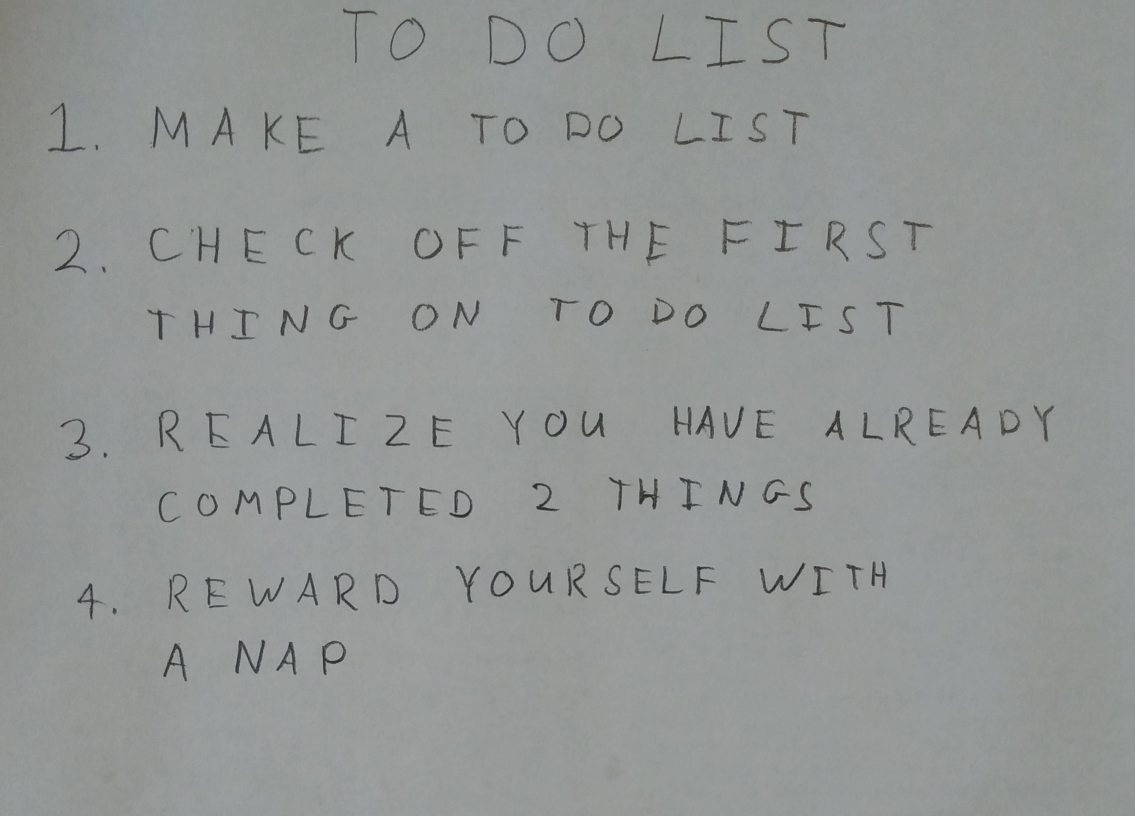
#> input picture CNN,PCA, Fine tuning,Encoders/images/01_list.jpg, 2270 x 1631 px (shown at 1/2 size); its folder holds only this picture in this run
$ python run_q4.py
#> lines starting #> are read from the running program, lines starting #| are printed output that depends on the picture; after the words box and inside, x2 and y2 are one past the last pixel; in counts of white or black regions, pixels touching at a corner belong together
### CNN,PCA, Fine tuning,Encoders/python/q4.py
import numpy as np

import skimage
import skimage.measure
import skimage.color
import skimage.restoration
import skimage.filters
import skimage.morphology
import skimage.segmentation
import matplotlib.pyplot as plt
import matplotlib.patches as patchess


# takes a color image
# returns a list of bounding boxes and black_and_white image
def findLetters(image):
    bboxes = []
    bw = None

    # processing needs gray, opening etc.
    gray = skimage.color.rgb2gray(image)


    #noise reduction
    blurred = skimage.filters.gaussian(gray, sigma=1.0)
    #plt.imshow(blurred)

    #getting thresold value based on OTSU?
    threshold = skimage.filters.threshold_otsu(blurred)
#> threshold = 0.468

    #around 0.46?
    #get value after thresolding
    binary = gray <= threshold
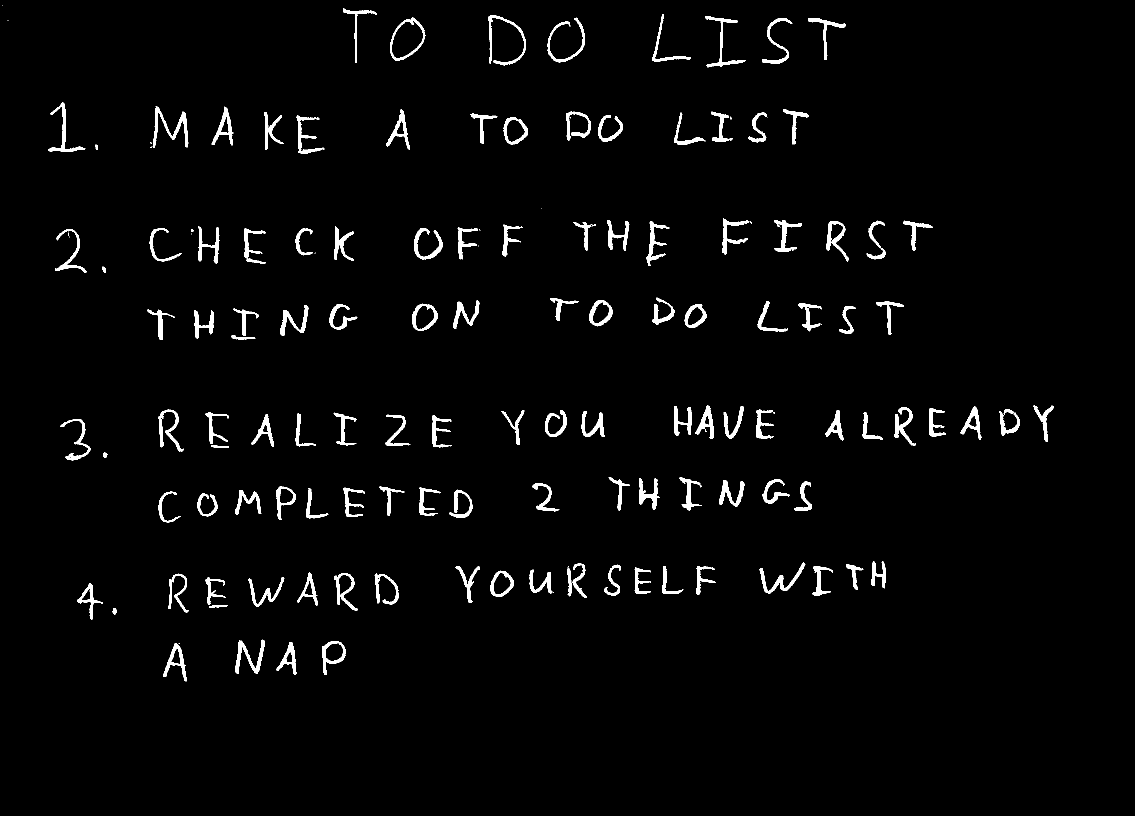
#> binary: shape (1631, 2270) bool (shown at 1/2 size); 2.5% white; 153 white regions (27 under 20 px), largest, box (x1, y1, x2, y2) and area: (305, 212, 377, 296) 1449, (471, 1279, 530, 1348) 1255, (977, 30, 1052, 131) 1231


    #erosion followed by dilation
    opening = skimage.morphology.binary_opening(binary)
#> opening: shape (1631, 2270) bool; 2.5% white; 139 white regions (13 under 20 px)


    #getting area based on connectivity with neigbouring pixels ? probably means that if the pixel
    #vlaues are same , it joins em ? since binary is only grayscale values, it's easier for grping?

    labels = skimage.measure.label(opening)
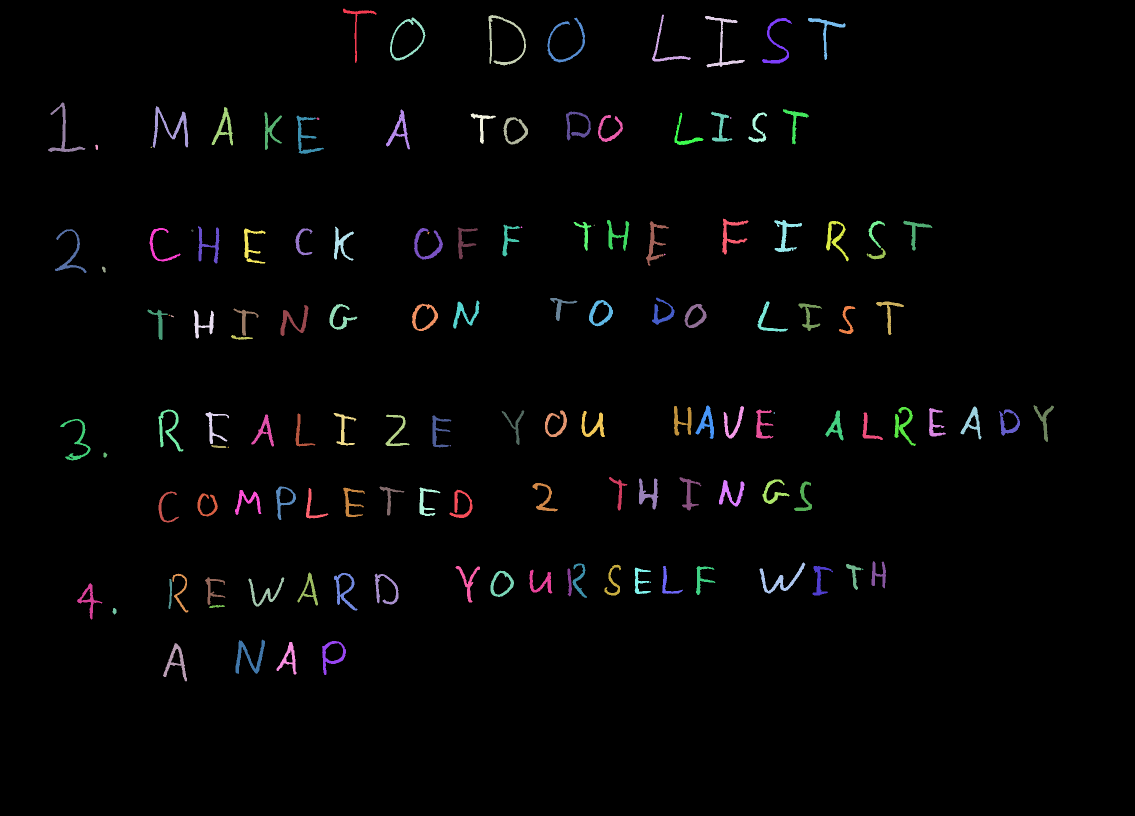
#> labels: shape (1631, 2270) int32 (shown at 1/2 size); 140 distinct labels, from 0 to 139; one colour per label, 0 black
    regions = skimage.measure.regionprops(labels)
#> regions = 139 regions; largest, box (x1, y1, x2, y2) and area: (305, 212, 377, 296) 1443, (471, 1279, 530, 1348) 1252, (977, 30, 1052, 131) 1224, (1519, 1125, 1611, 1187) 1171, (1410, 32, 1490, 135) 1169

    Region = 0
    for i in regions :
        Region = Region + i.area
#> this loop made 139 passes
#> Region on passes 1 to 12: 698, 1473, 2697, 3866, 4846, 5891, 6857, 7735, 8830, 10273, 11254, 11964
#> after the loop, Region = 92327
    MeanRegion = Region/len(regions)
#> MeanRegion = 664.2


    for i in regions :
        if i.area > MeanRegion/2:

            bboxes.append(i.bbox)
            x1,y1,x2,y2=i.bbox
#> this loop made 139 passes
#> (x1, y1, x2, y2) on passes 1 to 12: (17, 686, 126, 753), (29, 1304, 123, 1382), (30, 977, 131, 1052), (32, 1410, 135, 1490), (35, 780, 121, 851), (35, 1095, 125, 1170), (36, 1524, 127, 1584), (36, 1616, 120, 1691), (205, 96, 304, 171), (212, 305, 296, 377), (214, 423, 291, 466), (218, 1566, 289, 1618)
#> after the loop, bboxes = 115 items, first 6: (17, 686, 126, 753), (29, 1304, 123, 1382), (30, 977, 131, 1052), (32, 1410, 135, 1490), (35, 780, 121, 851), (35, 1095, 125, 1170)

            # [6 lines of commented-out code are left out]
    plt.show()


    bw  = 1 - opening
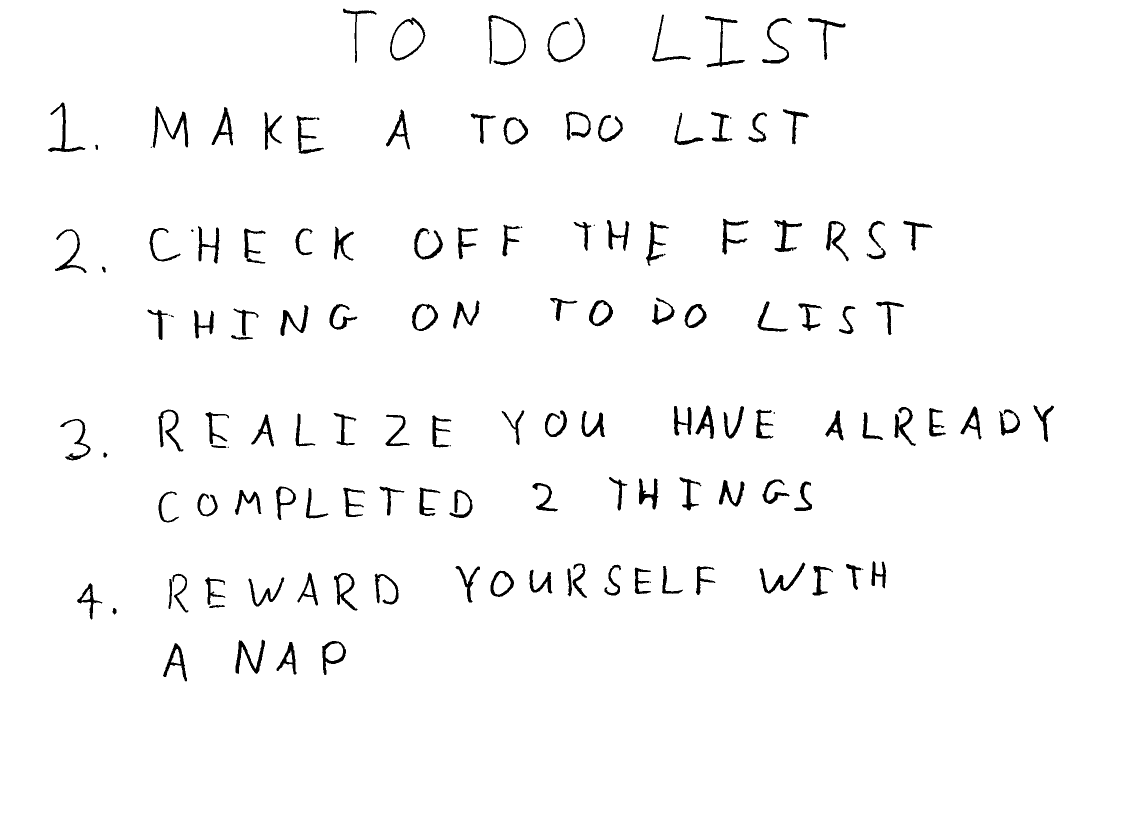
#> bw: shape (1631, 2270) int64 (shown at 1/2 size); values 0 (black) and 1 (white), 97.5% white; 139 black regions (13 under 20 px), largest, box (x1, y1, x2, y2) and area: (305, 212, 377, 296) 1443, (471, 1279, 530, 1348) 1252, (977, 30, 1052, 131) 1224

    bw = np.float64(bw)

    # insert processing in here
    # one idea estimate noise -> denoise -> greyscale -> threshold -> morphology -> label -> skip small boxes
    # this can be 10 to 15 lines of code using skimage functions

    ##########################
    ##### your code here #####
    ##########################

    return bboxes, bw

### CNN,PCA, Fine tuning,Encoders/python/run_q4.py
import os
import numpy as np
import matplotlib.pyplot as plt
import matplotlib.patches

import skimage
import skimage.measure
import skimage.color
import skimage.restoration
import skimage.io
import skimage.filters
import skimage.morphology
import skimage.segmentation

from nn import *
from q4 import *
# do not include any more libraries here!
# no opencv, no sklearn, etc!
import warnings
warnings.simplefilter(action='ignore', category=FutureWarning)
warnings.simplefilter(action='ignore', category=UserWarning)


for img in os.listdir('../images'):
    im1 = skimage.img_as_float(skimage.io.imread(os.path.join('../images',img)))
    bboxes, bw = findLetters(im1)

    #plt.imshow(bw)
    for bbox in bboxes:
        minr, minc, maxr, maxc = bbox
#> this loop made 115 passes
        #rect = matplotlib.patches.Rectangle((minc, minr), maxc - minc, maxr - minr,
                                #fill=False, edgecolor='red', linewidth=2)
        #plt.gca().add_patch(rect)
    #plt.show()
    # find the rows using..RANSAC, counting, clustering, etc.

    # crop the bounding boxes
    # note.. before you flatten, transpose the image (that's how the dataset is!)
    # consider doing a square crop, and even using np.pad() to get your images looking more like the dataset
    num_letters = len(bboxes)
#> num_letters = 115
    height = bw.shape[0]
#> height = 1631
    width = bw.shape[1]
#> width = 2270

    letters = []
    row_index = np.zeros((num_letters, 1))
#> row_index = 115 values from 0 to 0
    h_ = []
    w_ = []

    line_no = 0
    bboxes_sorted = []
    y2_last = 0
    for i,bbox in enumerate(bboxes):

        y1, x1, y2, x2 = bbox
        letter = bw[y1:y2+1, x1:x2+1]

        height = letter.shape[0]
        width = letter.shape[1]
        h_.append(height)
        w_.append(width)

        #print(y2-y1)
        if y2 - y2_last >= y2 - y1:
            line_no += 1
        y2_last = y2
        row_index[i] = line_no
        bboxes_sorted.append((y1, x1, y2
                              , x2, line_no))
#> this loop made 115 passes
#> (y1, x1, y2, x2, height, width, line_no, y2_last) on pass 1: (17, 686, 126, 753, 110, 68, 1, 126)
#> pass 1, `letter = bw[y1:y2+1, x1:x2+1]`:
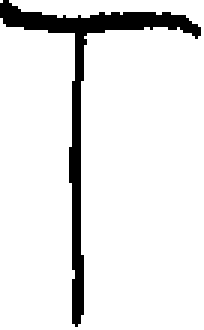
#> letter: shape (110, 68) float64 (shown 3 times larger); values 0 (black) and 1 (white), 90.7% white; 1 black region, box (x1, y1, x2, y2) and area: (0, 0, 67, 109) 698
    h_ = np.asarray(h_)
    w_ = np.asarray(w_)
    avg_w = np.sum(w_)/num_letters
    avg_h = np.sum(h_)/num_letters
    bboxes_sorted = sorted(bboxes_sorted, key=lambda x: (x[4], x[-2])) #key lambda used for sorting elements based on 2 and 5th element
    for i,bbox in enumerate(bboxes_sorted):

        y1, x1, y2, x2, row_id = bbox
        letter = bw[y1:y2+1, x1:x2+1]


        # [21 lines of commented-out code are left out]
        letter = np.pad(letter,((20,20),(15,15)),'maximum')
        letter = skimage.morphology.binary_erosion(letter)
        letter = skimage.filters.gaussian(letter,sigma = 1)
        #letter = skimage.filters.median(letter)
        letter = skimage.transform.resize(letter,(32,32)).T
        #letter = letter.reshape((32,32))
        #letter = letter.resize((32,32))
        #plt.imshow(letter)
        plt.show()

        letters.append(letter.reshape(-1))
#> this loop made 115 passes
#> bbox on passes 1 to 12: (17, 686, 126, 753, 1), (35, 780, 121, 851, 1), (30, 977, 131, 1052, 1), (35, 1095, 125, 1170, 1), (29, 1304, 123, 1382, 1), (32, 1410, 135, 1490, 1), (36, 1524, 127, 1584, 1), (36, 1616, 120, 1691, 1), (205, 96, 304, 171, 2), (212, 305, 296, 377, 2), (214, 423, 291, 466, 2), (224, 529, 300, 564, 2)
#> pass 1, `letter = skimage.filters.gaussian(letter,sigma = 1)`:
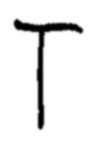
#> letter: shape (150, 98) float64; min 2.93e-05, max 1, mean 0.93
#> after the loop:
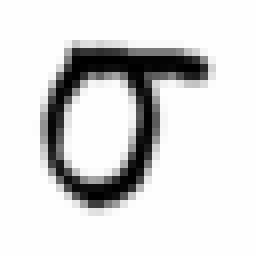
#> letter: shape (32, 32) float64 (shown 8 times larger); min 0.0015, max 1, mean 0.859
    letters = np.asarray(letters)
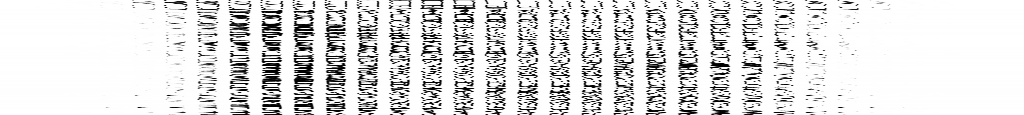
#> letters: shape (115, 1024) float64; min 2.61e-10, max 1, mean 0.874

    #print(letters.shape)


    # load the weights
    # run the crops through your neural network and print them out
    import pickle
    import string
    # letters = np.array([_ for _ in string.ascii_uppercase[:26]] + [str(_) for _ in range(10)])
#> (the run stopped early here; a loop or call above may not have finished)
